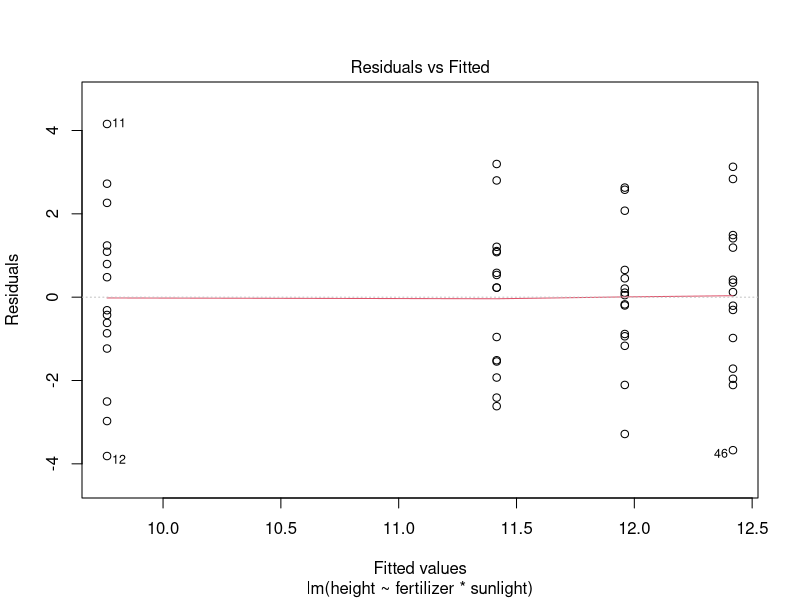
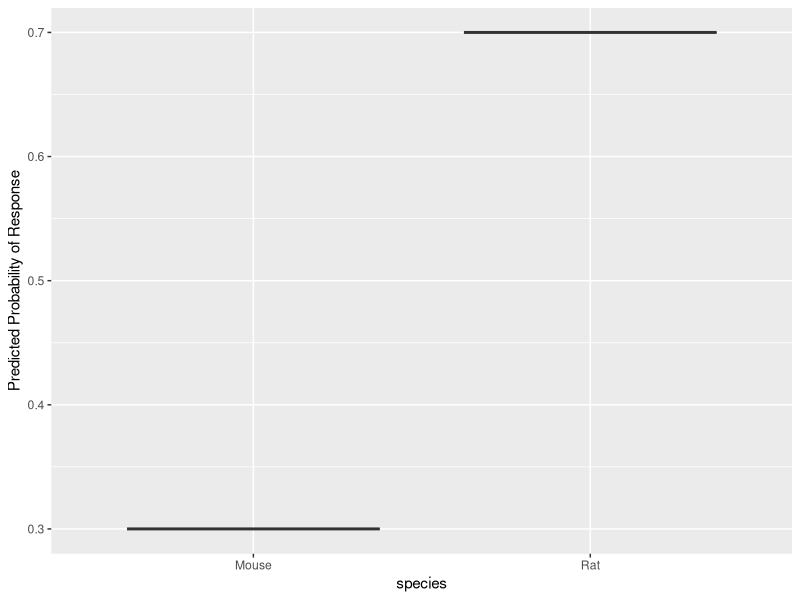

Write R code to recreate these figures, in order.
## ---- chunk 1
plants_ttest <- read.csv("fertilizer.csv")
# Explore
table(plants_ttest$fertilizer)
summary(plants_ttest$height)

# Check assumptions
shapiro.test(plants_ttest$height[plants_ttest$fertilizer == "A"])
shapiro.test(plants_ttest$height[plants_ttest$fertilizer == "B"])
var.test(height ~ fertilizer, data = plants_ttest)

# Perform t-test
t.test(height ~ fertilizer, data = plants_ttest)
## ---- chunk 2
plants_chi <- read.csv("survival.csv")
# Create contingency table
tab <- table(plants_chi$fertilizer, plants_chi$survival)

# Check expected counts
chisq.test(tab)$expected

# Perform chi-square test
chisq.test(tab)
## ---- chunk 3
plants_regression <- read.csv("plants_height.csv")

# Fit additive model
model1 <- lm(height ~ fertilizer + sunlight, data = plants_regression)
summary(model1)

# Add interaction term
model2 <- lm(height ~ fertilizer * sunlight, data = plants_regression)
anova(model1, model2)
summary(model2)

# Diagnostic plot
plot(model2, which = 1)
## ---- chunk 4
plants_stepwise <- read.csv("soil.csv")

# Fit full model
full_model <- lm(height ~ fertilizer + sunlight + nitrogen + ph + moisture, data = plants_stepwise)
summary(full_model)

# Stepwise regression
step_model <- step(full_model)
summary(step_model)

# Compare models
anova(full_model, step_model)
## ---- chunk 5
animals_count <- read.csv("food.csv")

# Fit Poisson GLM
count_model <- glm(food_intake ~ species, data = animals_count, family = poisson)
summary(count_model)

# Check overdispersion
overdispersion <- sum(residuals(count_model, type = "pearson")^2) / count_model$df.residual
overdispersion

# If overdispersed, use quasi-Poisson
if (overdispersion > 2) {
  count_model <- glm(food_intake ~ species, data = animals_count, family = quasipoisson)
  summary(count_model)
}
## ---- chunk 6
animals_binary <- read.csv("response.csv")

# Fit logistic model
bin_model <- glm(responded ~ species, data = animals_binary, family = binomial)
summary(bin_model)

# Predicted probabilities
animals_binary$predicted_prob <- predict(bin_model, type = "response")

# Visualize
library(ggplot2)
ggplot(animals_binary, aes(x = species, y = predicted_prob)) +
  geom_boxplot(fill = "skyblue") +
  ylab("Predicted Probability of Response")
